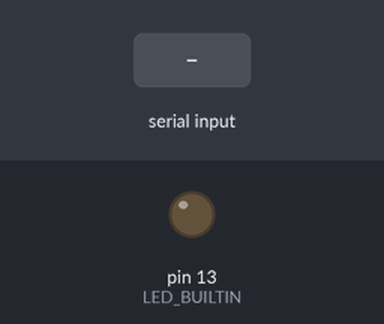
Recording of a sketch running on a simulated Arduino Mega 2560, built with avr-gcc and run on an emulated ATmega2560. On the bench: output pins drawn as LEDs (lit = HIGH). The inputs (shaded band) are chosen by the test bench. What the sketch prints to the serial monitor is not drawn.

Above: at 1.7 s.
1.8 s: "1" received over Serial
At 2.6 s:
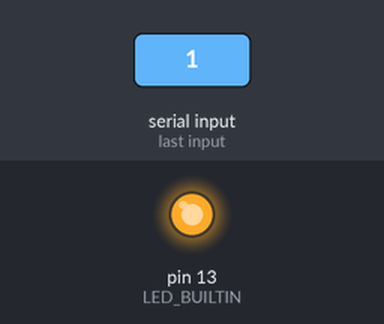
Timing chart, 0 to 4.8 s (numbered marks = the images above; inputs shaded):
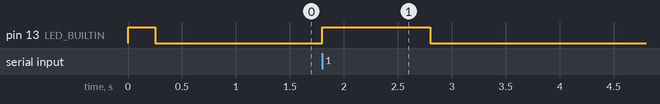

Measured:
- after the input at 1.8 s, pin 13 (LED_BUILTIN): LOW → HIGH at once, → LOW 1.0 s later

The sketch:

doors_base_esp_test.ino
```cpp
void setup() {

    Serial.begin(115200);
    Serial3.begin(115200);
    pinMode(LED_BUILTIN, OUTPUT);

    Serial.println("Mega Online");

   digitalWrite(LED_BUILTIN, HIGH);
   delay(250);
   digitalWrite(LED_BUILTIN, LOW);
   delay(250);
}

void loop() {

  while (Serial.available()) {
     digitalWrite(LED_BUILTIN, HIGH);

     String message = Serial.readString();
     Serial.print("Recieved: ");

     Serial.println(message);
     Serial3.println(message);

     digitalWrite(LED_BUILTIN, LOW);
  }
}
```
